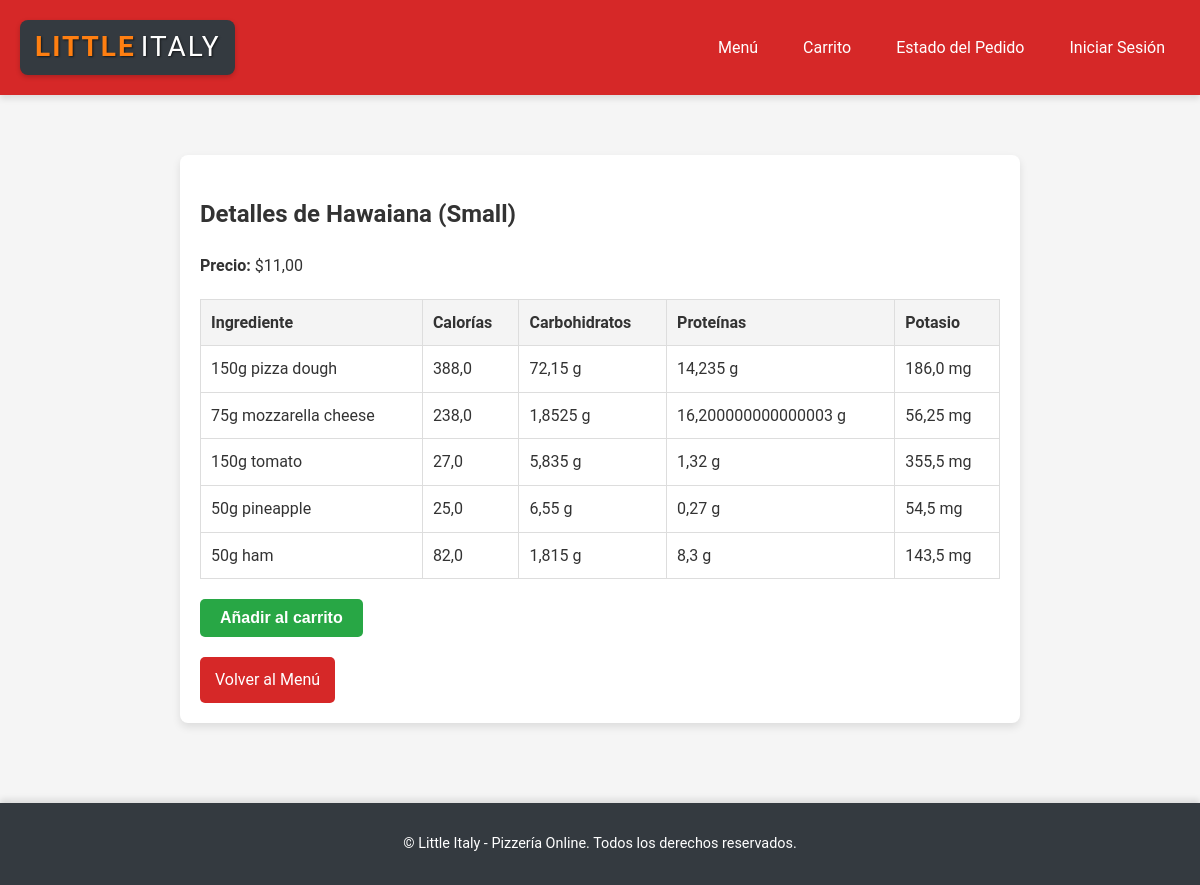
The page /pizza/3/small/ on the database its author committed.
### little_italy/models.py (models this page shows, shortened)
class Pizza(models.Model):
    name = models.CharField(max_length=100, unique=True)
    description = models.TextField()
    price_small = models.DecimalField(max_digits=6, decimal_places=2, null=True, blank=True)
    price_medium = models.DecimalField(max_digits=6, decimal_places=2, null=True, blank=True)
    price_large = models.DecimalField(max_digits=6, decimal_places=2, null=True, blank=True)
    ingredients_small = models.ManyToManyField('Ingredient', related_name='small_pizzas', blank=True)
    ingredients_medium = models.ManyToManyField('Ingredient', related_name='medium_pizzas', blank=True)
    ingredients_large = models.ManyToManyField('Ingredient', related_name='large_pizzas', blank=True)

class Ingredient(models.Model):
    name = models.CharField(max_length=100, unique=True)
    calories = models.FloatField(null=True, blank=True)
    carbs = models.FloatField(null=True, blank=True)
    protein = models.FloatField(null=True, blank=True)
    fat = models.FloatField(null=True, blank=True)
    potassium = models.FloatField(null=True, blank=True)

### little_italy/views.py (the view)
# urls.py: path('pizza/<int:pizza_id>/<str:size>/', pizza_details_view, name='pizza_details'),
def pizza_details_view(request, pizza_id, size):
    pizza = get_object_or_404(Pizza, id=pizza_id)
    if size == 'small':
        ingredients = pizza.ingredients_small.all()
        price = pizza.price_small
    elif size == 'medium':
        ingredients = pizza.ingredients_medium.all()
        price = pizza.price_medium
    elif size == 'large':
        ingredients = pizza.ingredients_large.all()
        price = pizza.price_large
    else:
        ingredients = []
        price = 0
    context = {
        'pizza': pizza,
        'size': size.capitalize(),
        'price': price,
        'ingredients': ingredients,
    }
    return render(request, 'little_italy/pizza_details.html', context)

### little_italy/templates/little_italy/pizza_details.html (shortened to what this page needs)
{% extends 'little_italy/base.html' %}
{% load static %}
{% block content %}
<div class="details-container">
    <h2>Detalles de {{ pizza.name }} ({{ size }})</h2>
    <p><strong>Precio:</strong> ${{ price }}</p>
    <table class="nutrition-table">
        <thead>
            <tr>
                <th>Ingrediente</th>
                <th>Calorías</th>
                <th>Carbohidratos</th>
                <th>Proteínas</th>
                <th>Potasio</th>
            </tr>
        </thead>
        <tbody>
            {% for ingredient in ingredients %}
            <tr>
                <td>{{ ingredient.name }}</td>
                <td>{{ ingredient.calories }}</td>
                <td>{{ ingredient.carbs|default:'N/A' }} g</td>
                <td>{{ ingredient.protein|default:'N/A' }} g</td>
                <td>{{ ingredient.potassium|default:'N/A' }} mg</td>
            </tr>
            {% endfor %}
        </tbody>
    </table>
    <form id="add-to-cart-form" method="POST" action="{% url 'add_to_cart' %}">
        <button type="submit" class="add-to-cart-button">Añadir al carrito</button>
    </form>
    <a href="{% url 'menu' %}" class="back-button">Volver al Menú</a>
</div>
{% endblock %}

### little_italy/static/css/styles.css (style rules this page uses)
body { margin: 0; font-family: 'Roboto', sans-serif; line-height: 1.6; background-color: #f5f5f5; color: #333; }

### little_italy/static/css/styles_tabla.css (style rules this page uses)
.details-container { padding: 20px; background: #fff; border-radius: 8px; box-shadow: 0 4px 8px rgba(0, 0, 0, 0.1); max-width: 800px; margin: 20px auto; }
.nutrition-table { width: 100%; border-collapse: collapse; margin-top: 20px; }
.nutrition-table th, .nutrition-table td { padding: 10px; text-align: left; border: 1px solid #ddd; }
.nutrition-table th { background-color: #f4f4f4; font-weight: bold; }
.back-button { display: inline-block; margin-top: 20px; padding: 10px 15px; background: #d62828; color: #fff; text-decoration: none; border-radius: 5px; }
.add-to-cart-button { background-color: #28a745; color: #fff; font-size: 1em; font-weight: bold; padding: 10px 20px; border: none; border-radius: 5px; cursor: pointer; transition: background-color 0.3s ease, transform 0.2s ease, box-shadow 0.2s ease; display: inline-block; margin-top: 20px; }

### rows shown on the page
Pizza: name "Hawaiana", price_small "11,00"
Ingredient: name "150g pizza dough", calories "388,0", carbs "72,15", protein "14,235", potassium "186,0"
Ingredient: name "75g mozzarella cheese", calories "238,0", carbs "1,8525", protein "16,200000000000003", potassium "56,25"
Ingredient: name "150g tomato", calories "27,0", carbs "5,835", protein "1,32", potassium "355,5"
Ingredient: name "50g pineapple", calories "25,0", carbs "6,55", protein "0,27", potassium "54,5"
Ingredient: name "50g ham", calories "82,0", carbs "1,815", protein "8,3", potassium "143,5"

### other values the page prints
{{ size }} "Small"
